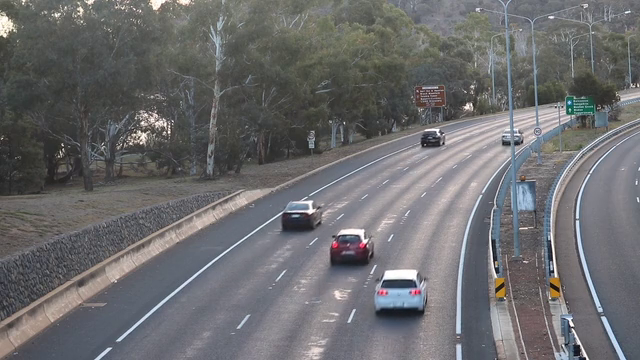
#> input picture frame 1172 of carv2.mp4, 640 x 360 px
$ python rev_vd.py
#> lines starting #> are read from the running program, lines starting #| are printed output that depends on the picture
# Import the library
import cv2

#Video Capture Instance
cap = cv2.VideoCapture('carv2.mp4')

#Properties of Video

#Total number of frames in video
frames = cap.get(cv2.CAP_PROP_FRAME_COUNT)

#Frames per second of video
fps = cap.get(cv2.CAP_PROP_FPS)

#height and width of video
height = cap.get(cv2.CAP_PROP_FRAME_HEIGHT)
width = cap.get(cv2.CAP_PROP_FRAME_WIDTH)

#Initiating the Output writer for Video
fourcc = cv2.VideoWriter_fourcc(*'MJPG')
out = cv2.VideoWriter('reversed.avi', fourcc,fps ,(int(width*0.5), int(height*0.5)))

print("No. of frames are : {}".format(frames))
print("FPS is :{}".format(fps))

# We get the index of the last frame of the video file
frame_index = frames-1

#Checking if the video instance is ready
if(cap.isOpened()):
	#Reading till the end of the video
	while(frame_index!=0):
		# We set the current frame position to last frame
		cap.set(cv2.CAP_PROP_POS_FRAMES, frame_index)
		ret, frame = cap.read()
#> frame is the input picture: shape (360, 640, 3); mean B, G, R 110, 108.2, 108.4

		#Resize the frame
		frame = cv2.resize(frame,(int(width*0.5), int(height*0.5)))
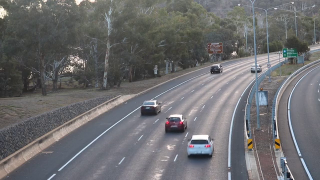
#> frame: shape (180, 320, 3); mean B, G, R 110.1, 108.3, 108.5

		#OPTIONAL : To show the reversing video
		# cv2.imshow('winname', frame)

		#Writing the reversed video
		out.write(frame)
		#Decrementing Frame index at each step
		frame_index = frame_index-1

		#Printing the progress
		if(frame_index%100==0):
			print(frame_index)
		# if(cv2.waitKey(2)==ord('q')):
		# 	break


out.release()
cap.release()
cv2.destroyAllWindows()
